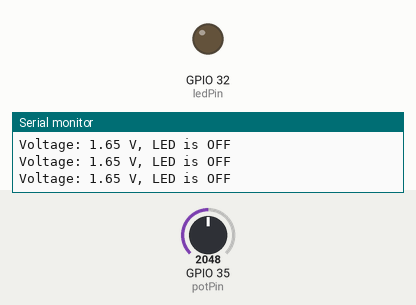
Recording of a sketch running on a simulated ESP32. Parts: output pins drawn as LEDs (lit = HIGH), the last lines printed to the serial monitor. Inputs (shaded band) come from the test bench; at power-on: GPIO 35 (potPin) = 2048. Nothing arrives over Bluetooth unless stated; a phone connects over Bluetooth LE 3 s after start.

Above: at 1.3 s.
1.4 s: GPIO 35 (potPin) set to 2539
3.0 s: GPIO 35 (potPin) set to 2646
At 4.0 s:
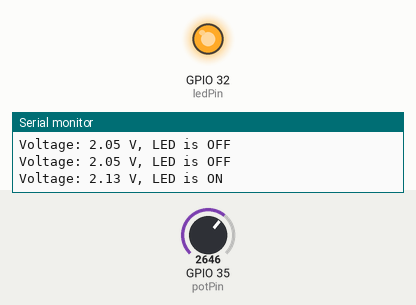
4.6 s: GPIO 35 (potPin) set to 2047
At 6.3 s:
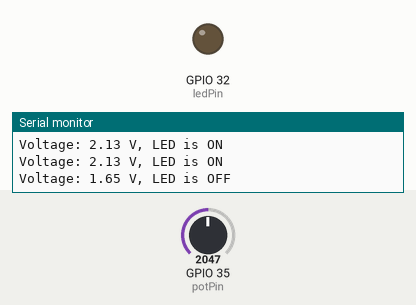
7.5 s: GPIO 35 (potPin) set to 2866
At 8.6 s:
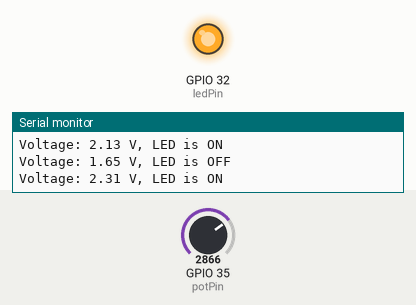
Timing chart, 0 to 10.1 s (numbered marks = the images above; inputs shaded):
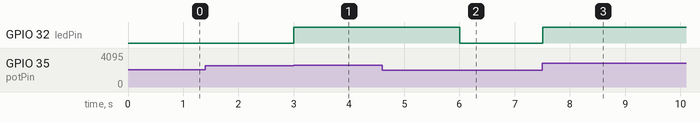

Measured:
- the behaviour switches between 2605 and 2606 on GPIO 35 (potPin) (found by bisection; images 0 and 1)
- after the input at 3.0 s, GPIO 32 (ledPin): LOW → HIGH at once
- after the input at 4.6 s, GPIO 32 (ledPin): HIGH → LOW after 1.4 s
- after the input at 7.5 s, GPIO 32 (ledPin): LOW → HIGH at once

The sketch:

Objetivofinal_PracticaBLE.ino
```cpp
#include <BLEDevice.h>
#include <BLEServer.h>
#include <BLEUtils.h>
#include <BLE2902.h>

// Pin definitions
const int potPin = 35;  // Potentiometer connected to pin D35 (ADC)
const int ledPin = 32;  // LED connected to pin 32

// Constants for ADC conversion and threshold
const int maxADCValue = 4095;
const float referenceVoltage = 3.3;  // Reference voltage (3.3V)
const float voltageThreshold = 2.1;  // Threshold to turn on the LED

// UUIDs for BLE service and characteristics
#define SERVICE_UUID         "6E400001-B5A3-F393-E0A9-E50E24DCCA9E"
#define CHARACTERISTIC_UUID_VOLTAGE "6E400002-B5A3-F393-E0A9-E50E24DCCA9E"
#define CHARACTERISTIC_UUID_LED     "6E400003-B5A3-F393-E0A9-E50E24DCCA9E"

BLECharacteristic *pCharacteristicVoltage;
BLECharacteristic *pCharacteristicLED;

bool deviceConnected = false;
float currentVoltage = 0.0;
bool ledState = false;  // true = LED on, false = LED off

// Callback class for handling BLE connection events
class MyServerCallbacks: public BLEServerCallbacks {
    void onConnect(BLEServer* pServer) {
      deviceConnected = true;
    };

    void onDisconnect(BLEServer* pServer) {
      deviceConnected = false;
    }
};

void setup() {
  // Start Serial for debugging
  Serial.begin(115200);

  // Initialize pin modes
  pinMode(potPin, INPUT);  // Potentiometer pin as input
  pinMode(ledPin, OUTPUT); // LED pin as output
  digitalWrite(ledPin, LOW);  // Start with LED off

  // Initialize BLE device
  BLEDevice::init("ESP32_MAX_PRO_ULTRA");

  // Create BLE server
  BLEServer *pServer = BLEDevice::createServer();
  pServer->setCallbacks(new MyServerCallbacks());

  // Create BLE service
  BLEService *pService = pServer->createService(SERVICE_UUID);

  // Create BLE characteristics
  pCharacteristicVoltage = pService->createCharacteristic(
                            CHARACTERISTIC_UUID_VOLTAGE,
                            BLECharacteristic::PROPERTY_READ |
                            BLECharacteristic::PROPERTY_NOTIFY
                          );
  pCharacteristicVoltage->addDescriptor(new BLE2902());

  pCharacteristicLED = pService->createCharacteristic(
                         CHARACTERISTIC_UUID_LED,
                         BLECharacteristic::PROPERTY_READ |
                         BLECharacteristic::PROPERTY_NOTIFY
                       );
  pCharacteristicLED->addDescriptor(new BLE2902());

  // Start the service and begin advertising
  pService->start();
  pServer->getAdvertising()->start();
  Serial.println("BLE advertising started...");
}

void loop() {
  // Read the potentiometer value (0-4095)
  int adcValue = analogRead(potPin);

  // Convert the ADC value to voltage
  currentVoltage = (adcValue * referenceVoltage) / maxADCValue;

  // Check if voltage exceeds the threshold and update LED state
  if (currentVoltage > voltageThreshold) {
    digitalWrite(ledPin, HIGH);  // Turn on the LED
    ledState = true;
  } else {
    digitalWrite(ledPin, LOW);   // Turn off the LED
    ledState = false;
  }

  // Print current values to the Serial Monitor
  Serial.print("Voltage: ");
  Serial.print(currentVoltage);
  Serial.print(" V, LED is ");
  Serial.println(ledState ? "ON" : "OFF");

  // Send BLE notifications if the device is connected
  if (deviceConnected) {
    // Notify voltage
    char voltageStr[8];
    dtostrf(currentVoltage, 4, 2, voltageStr);  // Convert float to string
    pCharacteristicVoltage->setValue(voltageStr);
    pCharacteristicVoltage->notify();

    // Notify LED state
    char ledStatusStr[4];
    sprintf(ledStatusStr, "%d", ledState);  // Convert bool to string ("1" for ON, "0" for OFF)
    pCharacteristicLED->setValue(ledStatusStr);
    pCharacteristicLED->notify();

    delay(1000);  // Send data every second
  }

  delay(500);  // Avoid flooding the Serial Monitor
}
```
